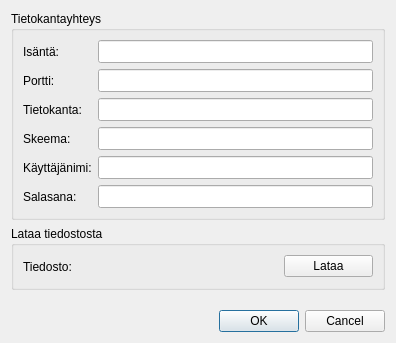
<?xml version="1.0" encoding="UTF-8"?>
<ui version="4.0">
 <class>Dialog</class>
 <widget class="QDialog" name="Dialog">
  <property name="geometry">
   <rect>
    <x>0</x>
    <y>0</y>
    <width>396</width>
    <height>343</height>
   </rect>
  </property>
  <property name="windowTitle">
   <string>Dialog</string>
  </property>
  <layout class="QVBoxLayout" name="verticalLayout_4">
   <item>
    <layout class="QVBoxLayout" name="verticalLayout_3">
     <item>
      <widget class="QgsCollapsibleGroupBox" name="mGroupBox">
       <property name="title">
        <string>Tietokantayhteys</string>
       </property>
       <layout class="QVBoxLayout" name="verticalLayout">
        <item>
         <layout class="QFormLayout" name="formLayout">
          <item row="0" column="0">
           <widget class="QLabel" name="label">
            <property name="text">
             <string>Isäntä:</string>
            </property>
           </widget>
          </item>
          <item row="0" column="1">
           <widget class="QgsFilterLineEdit" name="mLineEdit_6">
            <property name="minimumSize">
             <size>
              <width>0</width>
              <height>23</height>
             </size>
            </property>
            <property name="qgisRelation" stdset="0">
             <string notr="true"/>
            </property>
           </widget>
          </item>
          <item row="1" column="0">
           <widget class="QLabel" name="label_2">
            <property name="text">
             <string>Portti:</string>
            </property>
           </widget>
          </item>
          <item row="1" column="1">
           <widget class="QgsFilterLineEdit" name="mLineEdit_5">
            <property name="minimumSize">
             <size>
              <width>0</width>
              <height>23</height>
             </size>
            </property>
            <property name="qgisRelation" stdset="0">
             <string notr="true"/>
            </property>
           </widget>
          </item>
          <item row="2" column="0">
           <widget class="QLabel" name="label_3">
            <property name="text">
             <string>Tietokanta:</string>
            </property>
           </widget>
          </item>
          <item row="2" column="1">
           <widget class="QgsFilterLineEdit" name="mLineEdit_4">
            <property name="minimumSize">
             <size>
              <width>0</width>
              <height>23</height>
             </size>
            </property>
            <property name="qgisRelation" stdset="0">
             <string notr="true"/>
            </property>
           </widget>
          </item>
          <item row="3" column="0">
           <widget class="QLabel" name="label_6">
            <property name="text">
             <string>Skeema:</string>
            </property>
           </widget>
          </item>
          <item row="3" column="1">
           <widget class="QgsFilterLineEdit" name="mLineEdit_3">
            <property name="minimumSize">
             <size>
              <width>0</width>
              <height>23</height>
             </size>
            </property>
            <property name="qgisRelation" stdset="0">
             <string notr="true"/>
            </property>
           </widget>
          </item>
          <item row="4" column="0">
           <widget class="QLabel" name="label_4">
            <property name="text">
             <string>Käyttäjänimi:</string>
            </property>
           </widget>
          </item>
          <item row="4" column="1">
           <widget class="QgsFilterLineEdit" name="mLineEdit_2">
            <property name="minimumSize">
             <size>
              <width>0</width>
              <height>23</height>
             </size>
            </property>
            <property name="qgisRelation" stdset="0">
             <string notr="true"/>
            </property>
           </widget>
          </item>
          <item row="5" column="0">
           <widget class="QLabel" name="label_5">
            <property name="text">
             <string>Salasana:</string>
            </property>
           </widget>
          </item>
          <item row="5" column="1">
           <widget class="QgsPasswordLineEdit" name="mLineEdit">
            <property name="minimumSize">
             <size>
              <width>0</width>
              <height>23</height>
             </size>
            </property>
           </widget>
          </item>
         </layout>
        </item>
       </layout>
      </widget>
     </item>
     <item>
      <widget class="QgsCollapsibleGroupBox" name="mGroupBox_2">
       <property name="title">
        <string>Lataa tiedostosta</string>
       </property>
       <layout class="QVBoxLayout" name="verticalLayout_2">
        <item>
         <layout class="QHBoxLayout" name="horizontalLayout">
          <item>
           <layout class="QFormLayout" name="formLayout_2">
            <item row="0" column="0">
             <widget class="QLabel" name="label_7">
              <property name="text">
               <string>Tiedosto:</string>
              </property>
             </widget>
            </item>
            <item row="0" column="1">
             <widget class="QgsFileWidget" name="mQgsFileWidget">
              <property name="minimumSize">
               <size>
                <width>200</width>
                <height>23</height>
               </size>
              </property>
             </widget>
            </item>
           </layout>
          </item>
          <item>
           <widget class="QPushButton" name="pushButton">
            <property name="text">
             <string>Lataa</string>
            </property>
           </widget>
          </item>
         </layout>
        </item>
       </layout>
      </widget>
     </item>
     <item>
      <spacer name="verticalSpacer">
       <property name="orientation">
        <enum>Qt::Vertical</enum>
       </property>
       <property name="sizeHint" stdset="0">
        <size>
         <width>20</width>
         <height>40</height>
        </size>
       </property>
      </spacer>
     </item>
     <item>
      <widget class="QDialogButtonBox" name="buttonBox">
       <property name="orientation">
        <enum>Qt::Horizontal</enum>
       </property>
       <property name="standardButtons">
        <set>QDialogButtonBox::Cancel|QDialogButtonBox::Ok</set>
       </property>
      </widget>
     </item>
    </layout>
   </item>
  </layout>
 </widget>
 <customwidgets>
  <customwidget>
   <class>QgsCollapsibleGroupBox</class>
   <extends>QGroupBox</extends>
   <header>qgscollapsiblegroupbox.h</header>
   <container>1</container>
  </customwidget>
  <customwidget>
   <class>QgsFileWidget</class>
   <extends>QWidget</extends>
   <header>qgsfilewidget.h</header>
  </customwidget>
  <customwidget>
   <class>QgsFilterLineEdit</class>
   <extends>QLineEdit</extends>
   <header>qgsfilterlineedit.h</header>
  </customwidget>
  <customwidget>
   <class>QgsPasswordLineEdit</class>
   <extends>QLineEdit</extends>
   <header>qgspasswordlineedit.h</header>
  </customwidget>
 </customwidgets>
 <resources/>
 <connections>
  <connection>
   <sender>buttonBox</sender>
   <signal>accepted()</signal>
   <receiver>Dialog</receiver>
   <slot>accept()</slot>
   <hints>
    <hint type="sourcelabel">
     <x>248</x>
     <y>254</y>
    </hint>
    <hint type="destinationlabel">
     <x>157</x>
     <y>274</y>
    </hint>
   </hints>
  </connection>
  <connection>
   <sender>buttonBox</sender>
   <signal>rejected()</signal>
   <receiver>Dialog</receiver>
   <slot>reject()</slot>
   <hints>
    <hint type="sourcelabel">
     <x>316</x>
     <y>260</y>
    </hint>
    <hint type="destinationlabel">
     <x>286</x>
     <y>274</y>
    </hint>
   </hints>
  </connection>
 </connections>
</ui>
